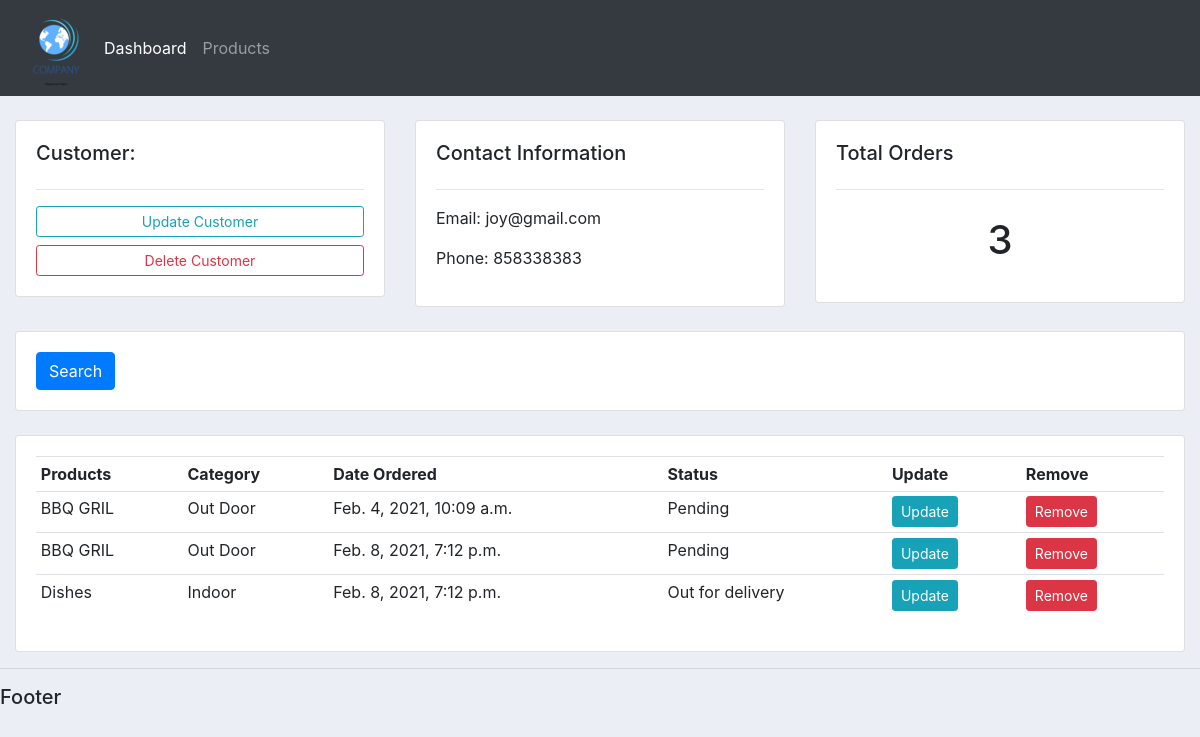
/customer/3/, run on the app's committed database.
### accounts/models.py (models this page shows, shortened)
class Customer(models.Model):
    name = models.CharField(max_length=200, null=True)
    phone = models.CharField(max_length=200, null=True)
    email = models.CharField(max_length=200, null=True)
    date_created = models.DateTimeField(auto_now_add=True, null=True)

class Order(models.Model):
    STATUS = (
            ('Pending','Pending'),
            ('Out for delivery', 'Out for delivery'),
            ('Delivered', 'Delivered'),
            )
    customer = models.ForeignKey(Customer, null=True, on_delete= models.SET_NULL)
    product = models.ForeignKey(Products, null=True, on_delete= models.SET_NULL)
    date_created = models.DateTimeField(auto_now_add=True, null=True)
    status = models.CharField(max_length=200, null=True, choices=STATUS)

class Products(models.Model):
    CATEGORY = (
              ('Indoor', 'Indoor'),
              ('Out Door', 'Out Door'),
              )
    name = models.CharField(max_length=200, null=True)
    price = models.FloatField(null=True)
    category = models.CharField(max_length=200, null=True, choices=CATEGORY)
    description = models.CharField(max_length=200, null=True, blank=True)
    date_created = models.DateTimeField(auto_now_add=True, null=True)
    tag = models.ManyToManyField(Tag)
    def __str__(self):
        return self.name

### accounts/views.py (the view)
# urls.py: path('customer/<str:new_value>/', views.customer, name="customer"),
def customer(request, new_value):
    customer = Customer.objects.get(id=new_value)
    orders = customer.order_set.all()
    order_count = orders.count()
    context = {'customer':customer,'orders': orders,'order_count':order_count}
    return render(request,'accounts/customer.html',context)

### accounts/templates/accounts/customer.html
{% extends 'accounts/main.html' %}
{% block content %}
    <br>
<div class="row">
    <div class="col-md">
        <div class="card card-body">
           <h5>Customer:</h5>
           <hr>
           <a class="btn btn-outline-info  btn-sm btn-block" href="">Update Customer</a>
           <a class="btn btn-outline-danger  btn-sm btn-block" href="">Delete Customer</a>
        </div>
    </div>
    <div class="col-md">
        <div class="card card-body">
            <h5>Contact Information</h5>
            <hr>
            <p>Email: {{customer.email}}</p>
            <p>Phone: {{customer.phone}}</p>
        </div>
    </div>
    <div class="col-md">
        <div class="card card-body">
            <h5>Total Orders</h5>
            <hr>
            <h1 style="text-align: center;padding: 10px">{{order_count}}</h1>
        </div>
    </div>
</div>
<br>
<div class="row">
    <div class="col">
        <div class="card card-body">
            <form method="get">
              <button class="btn btn-primary" type="Submit">Search</button>
            </form>
        </div>
    </div>
</div>
<br>
<div class="row">
    <div class="col-md">
        <div class="card card-body">
            <table class="table table-sm">
                <tr>
                    <th>Products</th>
                    <th>Category</th>
                    <th>Date Ordered</th>
                    <th>Status</th>
                    <th>Update</th>
                    <th>Remove</th>
                </tr>
                {% for order in orders %}
                 <tr>
                     <td>{{order.product}}</td>
                     <td>{{order.product.category}}</td>
                     <td>{{order.date_created}}</td>
                     <td>{{order.status}}</td>
                     <td><a class="btn btn-sm btn-info" href="">Update</a></td>
                     <td><a class="btn btn-sm btn-danger" href="">Remove</a></td>
                </tr>
                {% endfor %}
            </table>
        </div>
    </div>
</div>
{% endblock %}

### static/css/main.css (style rules this page uses)
body { background-color: #ebeff5; }

### data on the page
Customer: email "joy@gmail.com", phone "858338383"
Order: product "BBQ GRIL", product.category "Out Door", date_created "Feb. 4, 2021, 10:09 a.m.", status "Pending"
Order: product "BBQ GRIL", product.category "Out Door", date_created "Feb. 8, 2021, 7:12 p.m.", status "Pending"
Order: product "Dishes", product.category "Indoor", date_created "Feb. 8, 2021, 7:12 p.m.", status "Out for delivery"

### other printed values
{{ order_count }} "3"
